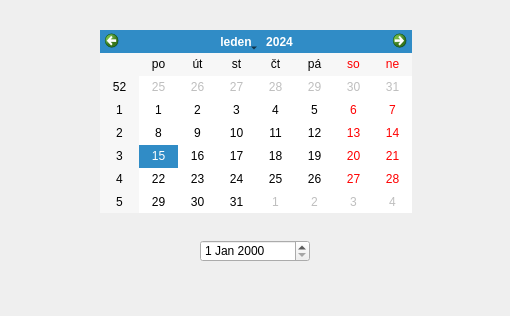
<?xml version="1.0" encoding="UTF-8"?>
<ui version="4.0">
 <class>Dialog</class>
 <widget class="QDialog" name="Dialog">
  <property name="geometry">
   <rect>
    <x>0</x>
    <y>0</y>
    <width>510</width>
    <height>316</height>
   </rect>
  </property>
  <property name="windowTitle">
   <string>Dialog</string>
  </property>
  <widget class="QDateEdit" name="dateEdit">
   <property name="geometry">
    <rect>
     <x>200</x>
     <y>240</y>
     <width>110</width>
     <height>22</height>
    </rect>
   </property>
  </widget>
  <widget class="QCalendarWidget" name="calendarWidget">
   <property name="geometry">
    <rect>
     <x>100</x>
     <y>30</y>
     <width>312</width>
     <height>183</height>
    </rect>
   </property>
   <property name="locale">
    <locale language="Czech" country="CzechRepublic"/>
   </property>
   <property name="maximumDate">
    <date>
     <year>2999</year>
     <month>4</month>
     <day>20</day>
    </date>
   </property>
   <property name="gridVisible">
    <bool>false</bool>
   </property>
   <property name="horizontalHeaderFormat">
    <enum>QCalendarWidget::ShortDayNames</enum>
   </property>
   <property name="verticalHeaderFormat">
    <enum>QCalendarWidget::ISOWeekNumbers</enum>
   </property>
   <property name="navigationBarVisible">
    <bool>true</bool>
   </property>
   <property name="dateEditEnabled">
    <bool>true</bool>
   </property>
  </widget>
 </widget>
 <resources/>
 <connections>
  <connection>
   <sender>calendarWidget</sender>
   <signal>selectionChanged()</signal>
   <receiver>Dialog</receiver>
   <slot>show_date()</slot>
   <hints>
    <hint type="sourcelabel">
     <x>387</x>
     <y>170</y>
    </hint>
    <hint type="destinationlabel">
     <x>401</x>
     <y>259</y>
    </hint>
   </hints>
  </connection>
 </connections>
 <slots>
  <slot>show_date()</slot>
 </slots>
</ui>
